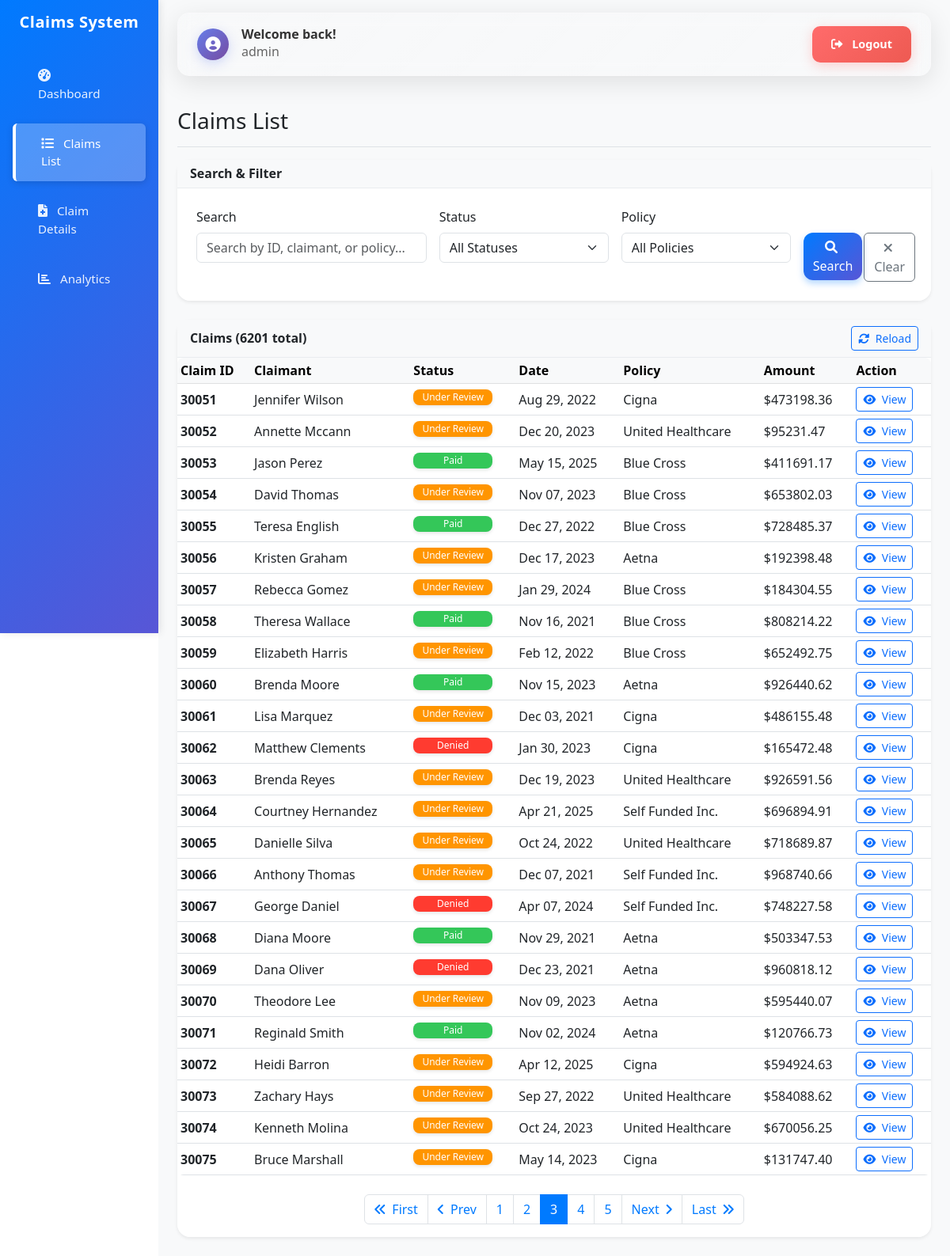
/dashboard/claims/?page=3 (signed in), run on the app's committed database.
### claims/models.py (models this page shows, shortened)
class ClaimList(models.Model):
    id = models.BigIntegerField(primary_key=True)
    patient_name = models.CharField(max_length=255, blank=True, null=True)
    billed_amount = models.DecimalField(max_digits=15, decimal_places=2, blank=True, null=True)
    paid_amount = models.DecimalField(max_digits=15, decimal_places=2, blank=True, null=True)
    status = models.CharField(max_length=100, blank=True, null=True)
    insurer_name = models.CharField(max_length=255, blank=True, null=True)
    discharge_date = models.DateField(blank=True, null=True)
    class Meta:
        db_table = 'claim_list'
        verbose_name = 'Claim List'
        verbose_name_plural = 'Claim Lists'

### claims/views.py (the view)
# urls.py: path('claims/', views.claim_list, name='claim_list'),
@login_required
def claim_list(request):
    claims = ClaimList.objects.all()
    search_query = request.GET.get('search', '')
    if search_query:
        claims = claims.filter(
            Q(id__icontains=search_query) |
            Q(patient_name__icontains=search_query) |
            Q(insurer_name__icontains=search_query)
        )
    status_filter = request.GET.get('status', '')
    if status_filter:
        claims = claims.filter(status=status_filter)
    policy_filter = request.GET.get('policy', '')
    if policy_filter:
        claims = claims.filter(insurer_name=policy_filter)
    statuses = ClaimList.objects.values_list('status', flat=True).distinct()
    policies = ClaimList.objects.exclude(
        insurer_name__icontains='test'
    ).values_list('insurer_name', flat=True).distinct()
    claims = claims.order_by('id')  # Order by ID for consistent pagination
    paginator = Paginator(claims, 25)
    page_number = request.GET.get('page')
    page_obj = paginator.get_page(page_number)
    context = {
        'page_obj': page_obj,
        'search_query': search_query,
        'status_filter': status_filter,
        'policy_filter': policy_filter,
        'statuses': statuses,
        'policies': policies,
    }
    return render(request, 'claims/claim_list.html', context)

### templates/claims/claim_list.html (shortened to what this page needs)
{% extends 'base.html' %}
{% block content %}
<div class="d-flex justify-content-between flex-wrap flex-md-nowrap align-items-center pt-3 pb-2 mb-3 border-bottom">
    <h1 class="h2 fs-3 fs-md-2">Claims List</h1>
</div>
<div class="card shadow-sm mb-4"     x-data="{
    searchQuery: '{{ search_query }}',
    selectedStatus: '{{ status_filter }}',
    selectedPolicy: '{{ policy_filter }}'
}">
    <div class="card-header bg-light">
        <h6 class="m-0 fw-bold fs-6">Search & Filter</h6>
    </div>
    <div class="card-body p-3 p-md-4">
        <form method="get" class="row g-3">
            <div class="col-12 col-sm-6 col-lg-4">
                <label for="search" class="form-label">Search</label>
                <input type="text" class="form-control" id="search" name="search"
                       value="{{ search_query }}" placeholder="Search by ID, claimant, or policy...">
            </div>
            <div class="col-12 col-sm-6 col-lg-3">
                <label for="status" class="form-label">Status</label>
                <select class="form-select" id="status" name="status" x-model="selectedStatus">
                    <option value="">All Statuses</option>
                </select>
            </div>
            <div class="col-12 col-sm-6 col-lg-3">
                <label for="policy" class="form-label">Policy</label>
                <select class="form-select" id="policy" name="policy" x-model="selectedPolicy">
                    <option value="">All Policies</option>
                </select>
            </div>
            <div class="col-12 col-sm-6 col-lg-1">
                <label class="form-label">&nbsp;</label>
                <div class="d-grid">
                    <button type="submit" class="btn btn-primary">
                        <i class="fas fa-search me-1"></i>
                        <span class="d-none d-sm-inline">Search</span>
                    </button>
                </div>
            </div>
            <div class="col-12 col-sm-6 col-lg-1">
                <label class="form-label">&nbsp;</label>
                <div class="d-grid">
                    <a href="{% url 'claims:claim_list' %}" class="btn btn-outline-secondary">
                        <i class="fas fa-times me-1"></i>
                        <span class="d-none d-sm-inline">Clear</span>
                    </a>
                </div>
            </div>
        </form>
    </div>
</div>
<div class="card shadow-sm">
    <div class="card-header bg-light d-flex justify-content-between align-items-center">
        <h6 class="m-0 fw-bold fs-6">Claims ({{ page_obj.paginator.count }} total)</h6>
        <div class="btn-group" role="group">
            <button type="button" class="btn btn-outline-primary btn-sm" onclick="reloadClaimsList()">
                <i class="fas fa-sync-alt me-1"></i>
                <span class="d-none d-sm-inline">Reload</span>
            </button>
        </div>
    </div>
    <div class="card-body p-0">
        <div class="table-responsive">
            <table class="table table-hover table-sm mb-0">
                <thead class="table-light">
                    <tr>
                        <th class="text-nowrap">Claim ID</th>
                        <th class="text-nowrap">Claimant</th>
                        <th class="text-nowrap">Status</th>
                        <th class="text-nowrap">Date</th>
                        <th class="text-nowrap">Policy</th>
                        <th class="text-nowrap">Amount</th>
                        <th class="text-nowrap">Action</th>
                    </tr>
                </thead>
                <tbody>
                    {% for claim in page_obj %}
                    <tr>
                        <td class="text-nowrap"><strong>{{ claim.id }}</strong></td>
                        <td class="text-break">{{ claim.patient_name|default:"-" }}</td>
                        <td class="text-nowrap">
                            <span class="badge bg-{% if claim.status == 'Paid' %}success{% elif claim.status == 'Under Review' %}warning{% elif claim.status == 'Denied' %}danger{% else %}info{% endif %} fs-6">
                                {{ claim.status|default:"Unknown" }}
                            </span>
                        </td>
                        <td class="text-nowrap">{{ claim.discharge_date|date:"M d, Y"|default:"-" }}</td>
                        <td class="text-break">{{ claim.insurer_name|default:"-" }}</td>
                        <td class="text-nowrap">${{ claim.billed_amount|floatformat:2|default:"0.00" }}</td>
                        <td class="text-nowrap">
                            <a href="{% url 'claims:claim_detail' claim.id %}" class="btn btn-sm btn-outline-primary">
                                <i class="fas fa-eye me-1"></i>
                                <span class="d-none d-sm-inline">View</span>
                            </a>
                        </td>
                    </tr>
                    {% empty %}
                    <tr>
                        <td colspan="7" class="text-center">No claims found matching your criteria.</td>
                    </tr>
                    {% endfor %}
                </tbody>
            </table>
        </div>
        {% if page_obj.has_other_pages %}
        <nav aria-label="Claims pagination" class="mt-4">
            <ul class="pagination justify-content-center flex-wrap">
                {% if page_obj.has_previous %}
                <li class="page-item">
                    <a class="page-link" href="?page=1{% if search_query %}&search={{ search_query }}{% endif %}{% if status_filter %}&status={{ status_filter }}{% endif %}{% if policy_filter %}&policy={{ policy_filter }}{% endif %}">
                        <i class="fas fa-angle-double-left"></i>
                        <span class="d-none d-sm-inline ms-1">First</span>
                    </a>
                </li>
                <li class="page-item">
                    <a class="page-link" href="?page={{ page_obj.previous_page_number }}">
                        <i class="fas fa-angle-left"></i>
                        <span class="d-none d-sm-inline ms-1">Prev</span>
                    </a>
                </li>
                {% endif %}
                {% for num in page_obj.paginator.page_range %}
                    {% if page_obj.number == num %}
                    <li class="page-item active">
                        <span class="page-link">{{ num }}</span>
                    </li>
                    {% elif num > page_obj.number|add:'-3' and num < page_obj.number|add:'3' %}
                    <li class="page-item">
                        <a class="page-link" href="?page={{ num }}">{{ num }}</a>
                    </li>
                    {% endif %}
                {% endfor %}
                {% if page_obj.has_next %}
                <li class="page-item">
                    <a class="page-link" href="?page={{ page_obj.next_page_number }}">
                        <span class="d-none d-sm-inline me-1">Next</span>
                        <i class="fas fa-angle-right"></i>
                    </a>
                </li>
                <li class="page-item">
                    <a class="page-link" href="?page={{ page_obj.paginator.num_pages }}">
                        <span class="d-none d-sm-inline me-1">Last</span>
                        <i class="fas fa-angle-double-right"></i>
                    </a>
                </li>
                {% endif %}
            </ul>
        </nav>
        {% endif %}
    </div>
</div>
{% endblock %}

### templates/base.html (shortened to what this page needs)
<!DOCTYPE html>
<html lang="en">
<head>
    <link href="https://cdn.jsdelivr.net/npm/bootstrap@5.3.0/dist/css/bootstrap.min.css" rel="stylesheet">
    <link href="https://cdnjs.cloudflare.com/ajax/libs/font-awesome/6.0.0/css/all.min.css" rel="stylesheet">
</head>
<body>
    <div class="container-fluid p-0">
        <div class="row g-0 m-0">
            <nav class="col-12 col-md-3 col-lg-2 d-md-block sidebar collapse offcanvas-md offcanvas-start" id="sidebarOffcanvas" tabindex="-1" aria-labelledby="sidebarOffcanvasLabel">
                <div class="offcanvas-body p-0">
                    <div class="position-sticky pt-3">
                        <div class="text-center mb-4 px-3">
                            <h4 class="text-white fs-5 fs-md-4">Claims System</h4>
                        </div>
                        <ul class="nav flex-column px-3">
                            <li class="nav-item">
                                <a class="nav-link {% if request.resolver_match.url_name == 'dashboard' %}active{% endif %}" href="{% url 'claims:dashboard' %}">
                                    <i class="fas fa-tachometer-alt me-2"></i>
                                    <span class="d-none d-sm-inline">Dashboard</span>
                                </a>
                            </li>
                            <li class="nav-item">
                                <a class="nav-link {% if request.resolver_match.url_name == 'claim_list' %}active{% endif %}" href="{% url 'claims:claim_list' %}">
                                    <i class="fas fa-list me-2"></i>
                                    <span class="d-none d-sm-inline">Claims List</span>
                                </a>
                            </li>
                            <li class="nav-item">
                                <a class="nav-link {% if request.resolver_match.url_name == 'claim_details_list' %}active{% endif %}" href="{% url 'claims:claim_details_list' %}">
                                    <i class="fas fa-file-medical me-2"></i>
                                    <span class="d-none d-sm-inline">Claim Details</span>
                                </a>
                            </li>
                            <li class="nav-item">
                                <a class="nav-link {% if request.resolver_match.url_name == 'analytics' %}active{% endif %}" href="{% url 'claims:analytics' %}">
                                    <i class="fas fa-chart-bar me-2"></i>
                                    <span class="d-none d-sm-inline">Analytics</span>
                                </a>
                            </li>
                        </ul>
                    </div>
                </div>
            </nav>
            <main class="col-12 col-md-9 ms-sm-auto col-lg-10 px-3 px-md-4 main-content">
                <div class="pt-3 pb-2 mb-3">
                    {% if user.is_authenticated %}
                    <div class="user-header mb-4">
                        <div class="d-flex flex-column flex-sm-row justify-content-between align-items-start align-items-sm-center gap-3">
                            <div class="welcome-section">
                                <div class="welcome-icon">
                                    <i class="fas fa-user-circle"></i>
                                </div>
                                <div class="welcome-text">
                                    <h6 class="welcome-title mb-0">Welcome back!</h6>
                                    <small class="welcome-subtitle">{{ user.username }}</small>
                                </div>
                            </div>
                            <div class="logout-section">
                                <a href="{% url 'logout' %}" class="btn btn-logout">
                                    <i class="fas fa-sign-out-alt me-2"></i>
                                    <span class="d-none d-sm-inline">Logout</span>
                                </a>
                            </div>
                        </div>
                    </div>
                    {% endif %}
                    {% block content %}{% endblock %}
                </div>
            </main>
        </div>
    </div>
</body>
</html>

### data on the page
ClaimList: id "30051", patient_name "Jennifer Wilson", status "Under Review", discharge_date "Aug 29, 2022", insurer_name "Cigna", billed_amount "473198.36"
ClaimList: id "30052", patient_name "Annette Mccann", status "Under Review", discharge_date "Dec 20, 2023", insurer_name "United Healthcare", billed_amount "95231.47"
ClaimList: id "30053", patient_name "Jason Perez", status "Paid", discharge_date "May 15, 2025", insurer_name "Blue Cross", billed_amount "411691.17"
ClaimList: id "30054", patient_name "David Thomas", status "Under Review", discharge_date "Nov 07, 2023", insurer_name "Blue Cross", billed_amount "653802.03"
ClaimList: id "30055", patient_name "Teresa English", status "Paid", discharge_date "Dec 27, 2022", insurer_name "Blue Cross", billed_amount "728485.37"
ClaimList: id "30056", patient_name "Kristen Graham", status "Under Review", discharge_date "Dec 17, 2023", insurer_name "Aetna", billed_amount "192398.48"
ClaimList: id "30057", patient_name "Rebecca Gomez", status "Under Review", discharge_date "Jan 29, 2024", insurer_name "Blue Cross", billed_amount "184304.55"
ClaimList: id "30058", patient_name "Theresa Wallace", status "Paid", discharge_date "Nov 16, 2021", insurer_name "Blue Cross", billed_amount "808214.22"
ClaimList: id "30059", patient_name "Elizabeth Harris", status "Under Review", discharge_date "Feb 12, 2022", insurer_name "Blue Cross", billed_amount "652492.75"
ClaimList: id "30060", patient_name "Brenda Moore", status "Paid", discharge_date "Nov 15, 2023", insurer_name "Aetna", billed_amount "926440.62"
ClaimList: id "30061", patient_name "Lisa Marquez", status "Under Review", discharge_date "Dec 03, 2021", insurer_name "Cigna", billed_amount "486155.48"
ClaimList: id "30062", patient_name "Matthew Clements", status "Denied", discharge_date "Jan 30, 2023", insurer_name "Cigna", billed_amount "165472.48"
ClaimList: id "30063", patient_name "Brenda Reyes", status "Under Review", discharge_date "Dec 19, 2023", insurer_name "United Healthcare", billed_amount "926591.56"
ClaimList: id "30064", patient_name "Courtney Hernandez", status "Under Review", discharge_date "Apr 21, 2025", insurer_name "Self Funded Inc.", billed_amount "696894.91"
ClaimList: id "30065", patient_name "Danielle Silva", status "Under Review", discharge_date "Oct 24, 2022", insurer_name "United Healthcare", billed_amount "718689.87"
ClaimList: id "30066", patient_name "Anthony Thomas", status "Under Review", discharge_date "Dec 07, 2021", insurer_name "Self Funded Inc.", billed_amount "968740.66"
ClaimList: id "30067", patient_name "George Daniel", status "Denied", discharge_date "Apr 07, 2024", insurer_name "Self Funded Inc.", billed_amount "748227.58"
ClaimList: id "30068", patient_name "Diana Moore", status "Paid", discharge_date "Nov 29, 2021", insurer_name "Aetna", billed_amount "503347.53"
ClaimList: id "30069", patient_name "Dana Oliver", status "Denied", discharge_date "Dec 23, 2021", insurer_name "Aetna", billed_amount "960818.12"
ClaimList: id "30070", patient_name "Theodore Lee", status "Under Review", discharge_date "Nov 09, 2023", insurer_name "Aetna", billed_amount "595440.07"
ClaimList: id "30071", patient_name "Reginald Smith", status "Paid", discharge_date "Nov 02, 2024", insurer_name "Aetna", billed_amount "120766.73"
ClaimList: id "30072", patient_name "Heidi Barron", status "Under Review", discharge_date "Apr 12, 2025", insurer_name "Cigna", billed_amount "594924.63"
ClaimList: id "30073", patient_name "Zachary Hays", status "Under Review", discharge_date "Sep 27, 2022", insurer_name "United Healthcare", billed_amount "584088.62"
ClaimList: id "30074", patient_name "Kenneth Molina", status "Under Review", discharge_date "Oct 24, 2023", insurer_name "United Healthcare", billed_amount "670056.25"
ClaimList: id "30075", patient_name "Bruce Marshall", status "Under Review", discharge_date "May 14, 2023", insurer_name "Cigna", billed_amount "131747.40"

### other printed values
{{ user.username }} "admin"
{{ page_obj.paginator.count }} "6201"
{{ num }} "1" "2" "4" "5"
{{ num }} "3"
